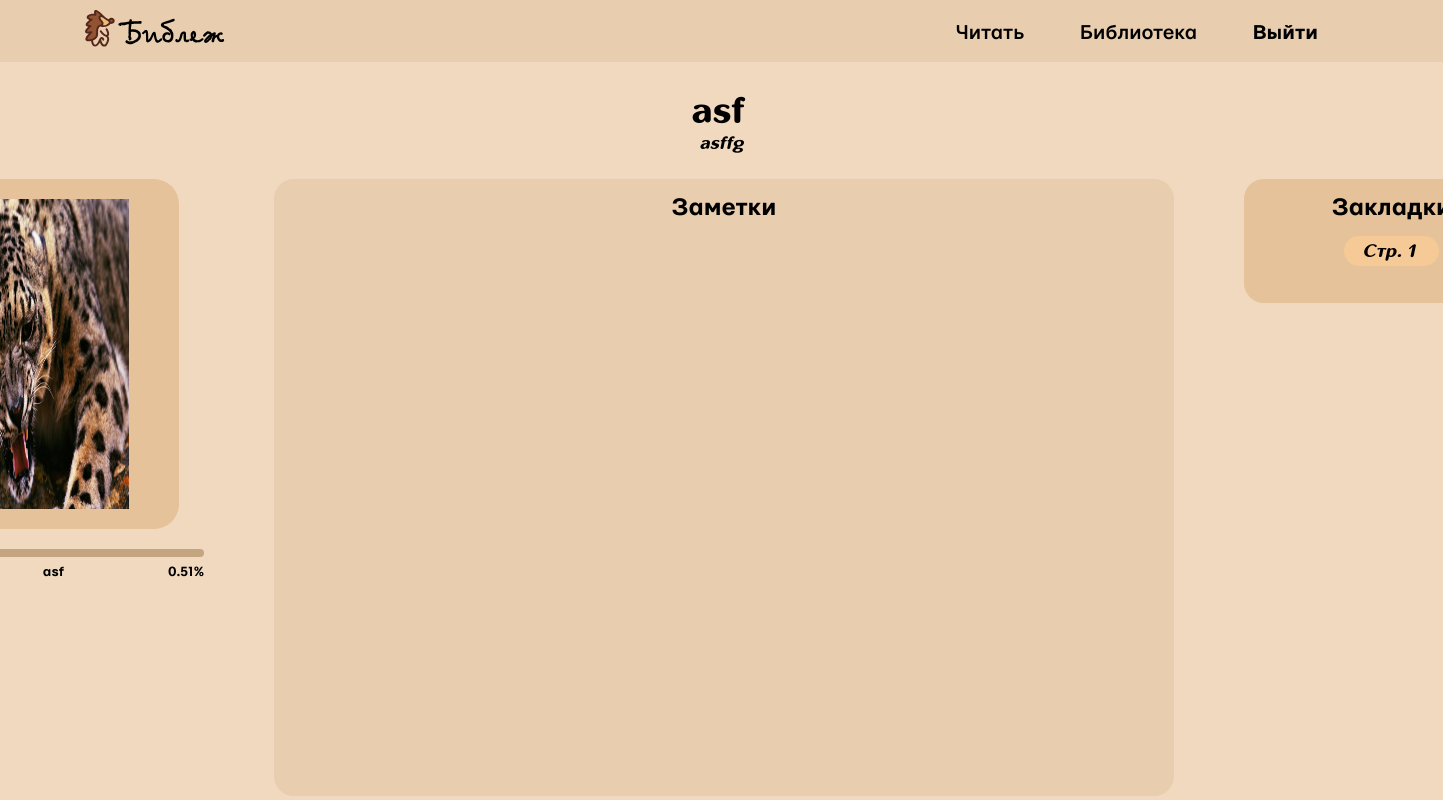
The page /about/13366 (signed in) on the database its author committed.
### data/models.py (models this page shows, shortened)
class Book(SqlAlchemyBase):
    __tablename__ = 'books'
    id = sqlalchemy.Column(sqlalchemy.Integer,
                           primary_key=True)
    user_id = sqlalchemy.Column(sqlalchemy.Integer,
                                sqlalchemy.ForeignKey("users.id"))
    name = sqlalchemy.Column(sqlalchemy.String)
    work_size = sqlalchemy.Column(sqlalchemy.Integer)
    author = sqlalchemy.Column(sqlalchemy.String)
    cover_path = sqlalchemy.Column(sqlalchemy.String)
    book_path = sqlalchemy.Column(sqlalchemy.String)
    progress = sqlalchemy.Column(sqlalchemy.Integer)
    bookmarks = sqlalchemy.Column(sqlalchemy.String)
    last_page = sqlalchemy.Column(sqlalchemy.String)
    highlighted = sqlalchemy.Column(sqlalchemy.String, default='')
    user = orm.relationship('User')

### main.py (the view)
@app.route('/about/<int:book_id>')
def about(book_id):
    if oleg.is_authenticated:
        db_sess = db_session.create_session()
        selected_user = db_sess.query(User).filter(User.id == oleg.id).first()
        selected_book = db_sess.query(Book).filter(Book.id == book_id and Book.user_id == oleg.id).first()
        if selected_user.id != selected_book.user_id:
            return redirect('/library')
        selected_notes = db_sess.query(Note).filter(Note.book_id == book_id and Note.user_id == oleg.id)
        bookmarks = selected_book.bookmarks
        if bookmarks:
            bookmarks = list(sorted(list(map(int, bookmarks.split(';')[:-1]))))
            last_bookmark = bookmarks[-1]
            bookmarks.pop(-1)
        else:
            bookmarks = []
            last_bookmark = None
        if selected_book is not None:
            return render_template('info.html', book=selected_book, notes=selected_notes, bookmarks=bookmarks,
                                   last_bookmark=last_bookmark)
        else:
            abort(404)
    else:
        return redirect("/login")

### data/db_session.py (called while the page is built)
def create_session() -> Session:
    global __factory
    return __factory()

### main.py (called while the page is built)
@login_manager.user_loader
def load_user(user_id):
    db_sess = db_session.create_session()
    return db_sess.query(User).get(user_id)

### templates/info.html (shortened to what this page needs)
<!DOCTYPE html>
<html lang="ru">
<head>
    <link rel="stylesheet" href="{{ url_for('static', filename='styles/info.css') }}">
</head>
<body>
<header>
    <div class="header-container">
        <a class="logo" href="/">
            <img src="../../static/images/logo.svg" alt="logo img" class="logo-img">
        </a>
        <nav class="header-nav">
            <ul class="header-list">
                <li class="header-list-item">
                    <a href="/reader" class="header-link">
                        Читать
                    </a>
                </li>
                <li class="header-list-item">
                    <a href="/library" class="header-link">
                        Библиотека
                    </a>
                </li>
                <li class="header-list-item">
                    <a href="/logout" class="header-link login-link">
                        Выйти
                    </a>
                </li>
            </ul>
        </nav>
    </div>
</header>
<main>
    <div class="title-container">
        <div class="book-name-container">
            <h1 class="book-name">{{ book.name }}</h1>
        </div>
        <h2 class="author">{{ book.author }}</h2>
    </div>
    <div class="content-container">
        <div class="book-info-container">
            <div class="cover-and-progress">
                <div class="book">
                    <div class="cover-container">
                        <img class="cover-img" src="../static/{{ book.cover_path }}" alt="">
                    </div>
                    <div class="book-info">
                        <div class="progress-bar">
                            <div class="remain"></div>
                        </div>
                        <div class="info">
                            <span class="name">{{ book.name }}</span>
                            <span class="percentage">{{ book.last_page / book.work_size * 10000 // 1 /100 }}%</span>
                        </div>
                    </div>
                </div>
            </div>
        </div>
        <div class="notes-container">
            <h2 class="notes-title">Заметки</h2>
        </div>
        <div class="bookmarks-container">
            <div class="bookmarks-content">
                <h2 class="bookmarks-title">Закладки</h2>
                {% if last_bookmark %}
                <a href="/reader/{{ book.id }}/{{ last_bookmark }}">
                    <div class="last-bookmark">Стр. {{ last_bookmark }}</div>
                </a>
                {% else %}
                <h2>Закладок нет, убирайтесь</h2>
                {% endif %}
            </div>
        </div>
    </div>
</main>
</body>
</html>

### static/styles/info.css (style rules this page uses)
h1 { margin: 0; }
h2 { margin: 0; }
body { background-color: #F0D9BE; margin: 0; }
a { color: black; text-decoration: none; cursor: pointer; }
main { padding-left: 45px; padding-right: 45px; margin: auto; min-width: 1140px; display: flex; flex-direction: column; align-items: center; }
header { background-color: #E8CDAE; height: 62px; margin-bottom: 28px; }
.header-container { min-width: 950px; display: flex; justify-content: space-between; align-items: center; margin:auto; padding-top: 10px; width: 100%; font-family: 'Mariupol'; font-weight: 600; }
.header-list { list-style-type: none; margin: 0; }
.header-list-item { display: inline; font-style: normal; font-weight: 400; font-size: 21px; padding: 25px; }
.header-nav { display: inline-block; margin-bottom: -5px; margin-right: 100px; }
.login-link { font-weight: 800; }
.logo { margin-left: 85px; }
.title-container { margin-bottom:25px; display: flex; flex-direction: column; align-items: center; }
.book-name-container { display: flex; gap: 6px; }
.book-name { font-size: 37px; font-family: 'Inglobal'; font-weight: 800; }
.author { font-size: 18px; font-family: 'Inglobal'; font-weight: 800; font-style: italic; }
.content-container { display: flex; gap: 70px; }
.book-info { width: 300px; height: 100px; }
.book { height: 400px; width: 300px; background: none; display: flex; flex-direction: column; align-items: center; gap: 20px; border: none; }
.cover-container { width: 250px; height: 380px; background-color: #E5C299; border-radius: 25px; padding-top: 20px; }
.cover-img { height: 310px; width: 200px; }
.book-info { width: 100%; height: 35px; display: flex; flex-direction: column; align-items: center; }
.remain { height: 8px; width: 100%; background-color: #C5A581; border-radius: 100px; }
.progress-bar { position: relative; width: 100%; margin-bottom: 8px; }
.info { display: flex; justify-content: space-between; width: 100%; }
.name { font-family: 'Mariupol'; font-weight: 800; font-size: 14px; }
.percentage { font-family: 'Mariupol'; font-weight: 800; font-size: 14px; }
.bookmarks-container { padding-top: 17px; display: flex; justify-content: center; width: 295px; height: 100%; background-color: #E5C299; border-radius: 20px; }
.notes-container { width: 900px; height: 600px; background-color: #E8CDAE; border-radius: 20px; display: flex; flex-direction: column; align-items: center; padding-top: 17px; gap: 15px; }
.notes-title { font-size: 25px; font-family: 'Mariupol'; }
.bookmarks-content { display: flex; flex-direction: column; align-items: center; gap: 15px; }
.bookmarks-title { font-size: 25px; font-family: 'Mariupol'; }
.last-bookmark { padding-right: 5px; display: flex; justify-content: center; align-items: center; font-size: 18px; font-family: 'Inglobal'; font-style: italic; width: 90px; height: 30px; background-color: #F6CA97; border-radius: 30px; }
body { font-family: "Segoe UI", Tahoma, Geneva, Verdana, sans-serif; }

### rows shown on the page
Book: name "asf", author "asffg", cover_path (picture), book.last_page/book.work_size*10000//1/100 "0.51"

### other values the page prints
{{ last_bookmark }} "1"
